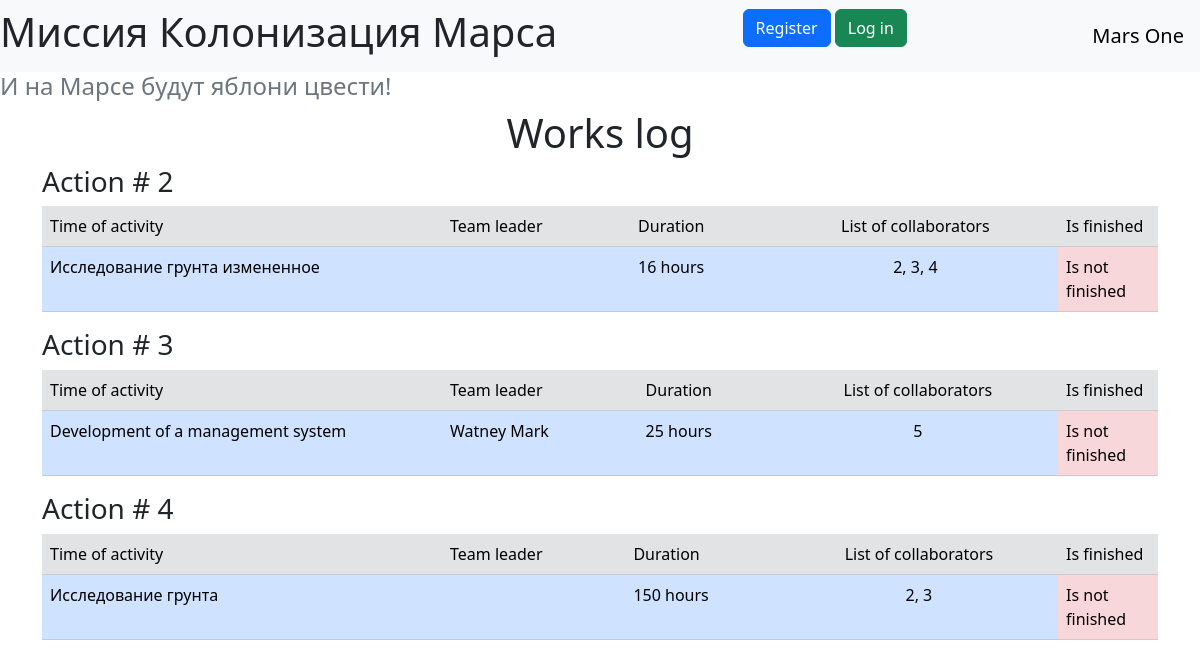
The page / on the database its author committed.
### data/jobs.py (models this page shows, shortened)
class Jobs(SqlAlchemyBase, SerializerMixin):
    __tablename__ = 'jobs'
    id = sqlalchemy.Column(sqlalchemy.Integer, primary_key=True, autoincrement=True)
    team_leader = sqlalchemy.Column(sqlalchemy.Integer, sqlalchemy.ForeignKey("users.id"))
    job = sqlalchemy.Column(sqlalchemy.String, nullable=True)
    work_size = sqlalchemy.Column(sqlalchemy.Integer, nullable=True)
    collaborators = sqlalchemy.Column(sqlalchemy.String, nullable=True)
    start_date = sqlalchemy.Column(sqlalchemy.DateTime, default=datetime.datetime.now)
    end_date = sqlalchemy.Column(sqlalchemy.DateTime)
    is_finished = sqlalchemy.Column(sqlalchemy.Boolean, default=False)
    user = orm.relationship('User')

### data/users.py (models this page shows, shortened)
class User(SqlAlchemyBase, UserMixin, SerializerMixin):
    __tablename__ = 'users'
    id = sqlalchemy.Column(sqlalchemy.Integer, primary_key=True, autoincrement=True)
    surname = sqlalchemy.Column(sqlalchemy.String, nullable=True)
    name = sqlalchemy.Column(sqlalchemy.String, nullable=True)
    age = sqlalchemy.Column(sqlalchemy.Integer, nullable=True)
    position = sqlalchemy.Column(sqlalchemy.String, nullable=True)
    speciality = sqlalchemy.Column(sqlalchemy.String, nullable=True)
    address = sqlalchemy.Column(sqlalchemy.String, nullable=True)
    email = sqlalchemy.Column(sqlalchemy.String, index=True, unique=True, nullable=True)
    hashed_password = sqlalchemy.Column(sqlalchemy.String, nullable=True)
    modified_date = sqlalchemy.Column(sqlalchemy.DateTime)
    jobs = orm.relationship("Jobs", back_populates='user')
    departments = orm.relationship("Department", back_populates='user')

### main.py (the view)
@app.route("/")
def index():
    db_sess = db_session.create_session()
    if current_user.is_authenticated:
        jobs = db_sess.query(Jobs).filter(Jobs.user == current_user)
    else:
        jobs = db_sess.query(Jobs)
    return render_template("index.html", title='Works log', jobs=jobs)

### data/db_session.py (called while the page is built)
def create_session() -> Session:
    global __factory
    return __factory()

### templates/index.html (shortened to what this page needs)
{% extends "base.html" %}
{% block content %}
<h1 class="text-center">Works log</h1>
{% for item in jobs%}
    <h3>Action # {{item.id}}</h3>
    <table class="table">
  <thead>
    <tr class="table-secondary">
      <td scope="col" width="400">Time of activity</td>
      <td scope="col">Team leader</td>
      <td scope="col">Duration</td>
      <td scope="col" class="text-center">List of collaborators</td>
      <td scope="col" width="100">Is finished</td>
    </tr>
  </thead>
  <tbody>
    <tr class="table-primary">
      <td scope="row">{{item.job}}</td>
      <td scope="row">{{item.user.surname}} {{item.user.name}}</td>
      <td scope="row">{{item.work_size}} hours</td>
      <td scope="row" class="text-center">{{item.collaborators}}</td>
      {% if item.is_finished == False %}
          <td scope="row" class="table-danger">Is not finished</td>
      {% else %}
          <td scope="row" class="table-danger">Is finished</td>
      {% endif %}
    </tr>
    </tbody>
</table>
{% endfor %}
{% endblock %}

### templates/base.html (shortened to what this page needs)
<!doctype html>
<html lang="en">
<head>
    <link href="https://cdn.jsdelivr.net/npm/bootstrap@5.3.0/dist/css/bootstrap.min.css" rel="stylesheet"
>
</head>
<body>
    <header>
        <nav class="navbar navbar-light bg-light">
            <h1>Миссия Колонизация Марса</h1>
            {% if current_user.is_authenticated %}
                <a class="navbar-brand" href="/logout">{{ current_user.name }} {{ current_user.surname }}</a>
            {% else %}
                <p>
                    <a class="btn btn-primary " href="/register">Register</a>
                    <a class="btn btn-success" href="/login">Log in</a>
                </p>
            {% endif %}
            <a class="navbar-brand" href="#">Mars One</a>
        </nav>
    </header>
    <h4 class="text-secondary">И на Марсе будут яблони цвести!</h4>
    <main role="main" class="container">
        {% block content %}{% endblock %}
    </main>
</body>
</html>

### rows shown on the page
Jobs: id "2", job "Исследование грунта измененное", work_size "16", collaborators "2, 3, 4", is_finished "Is not finished"
Jobs: id "3", job "Development of a management system", user.surname "Watney", user.name "Mark", work_size "25", collaborators "5", is_finished "Is not finished"
Jobs: id "4", job "Исследование грунта", work_size "150", collaborators "2, 3", is_finished "Is not finished"
